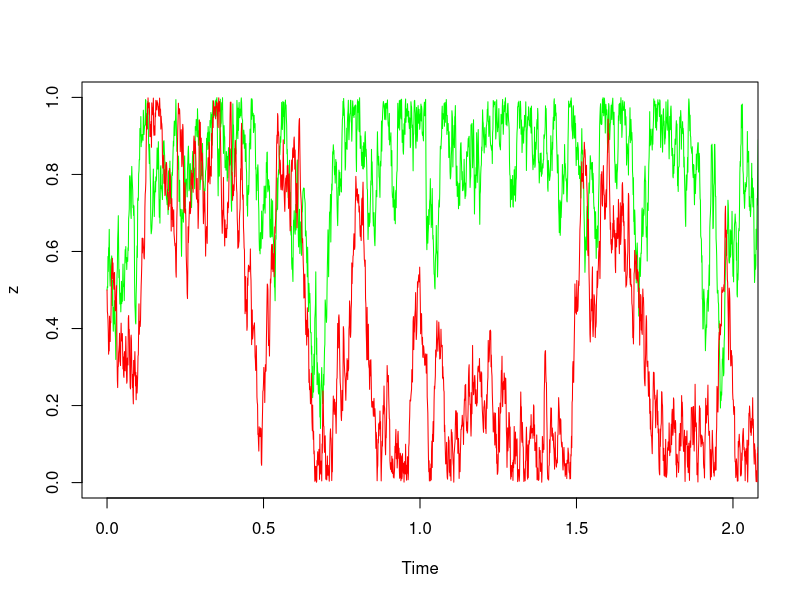
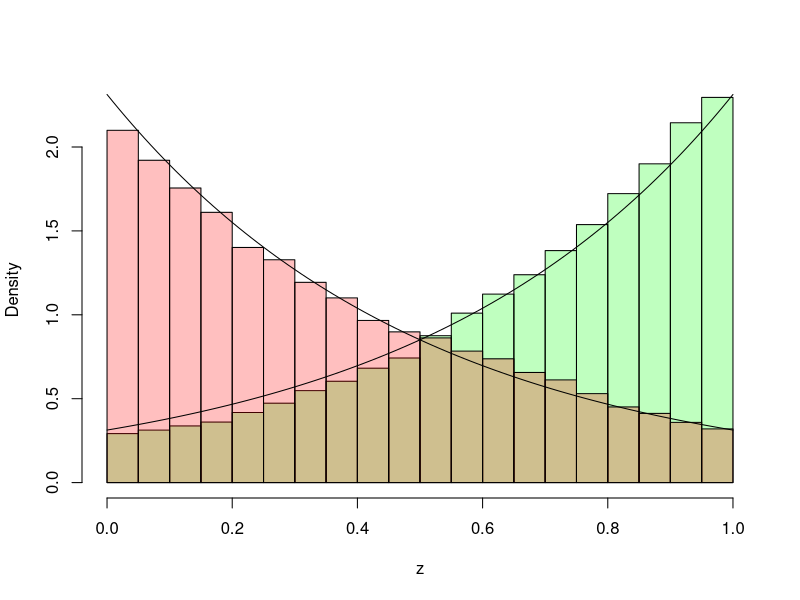
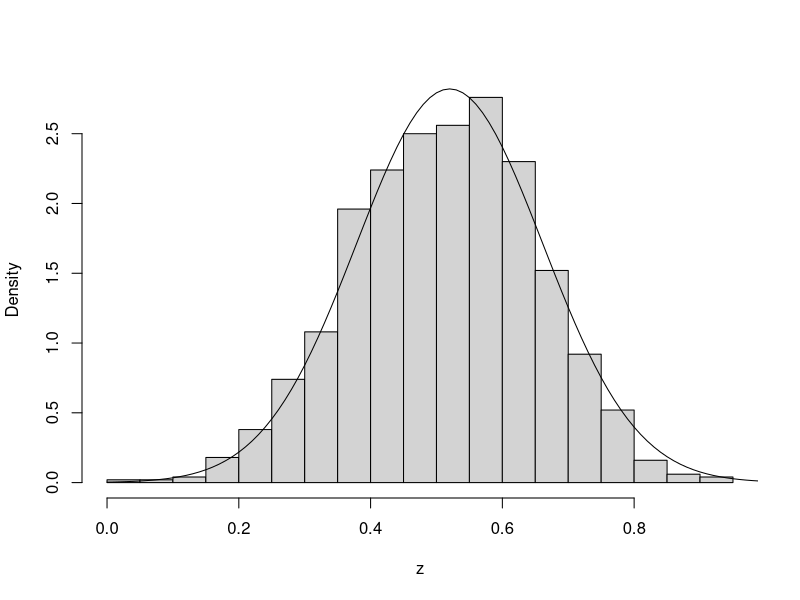
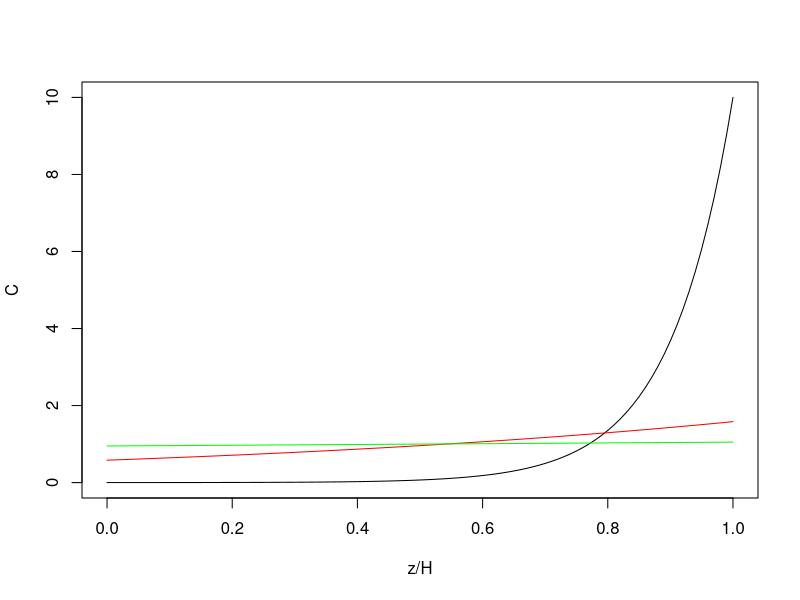
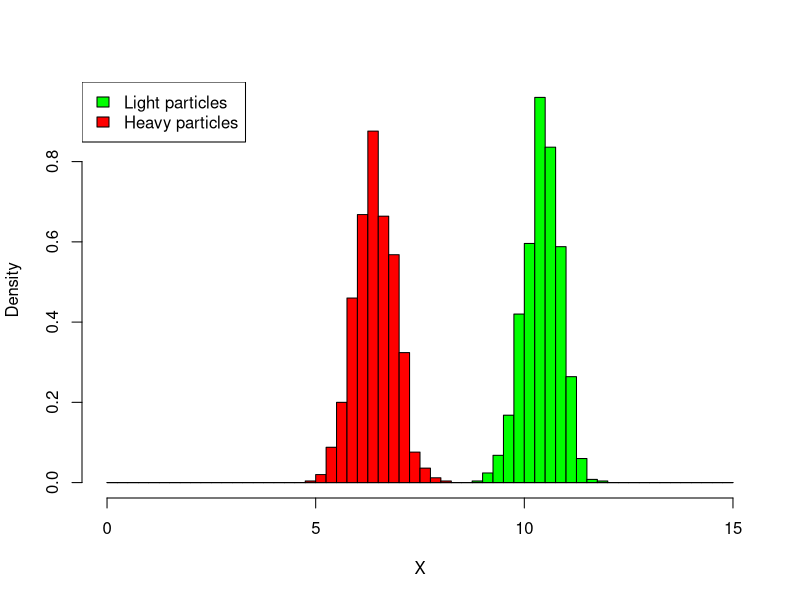

The R script that drew these images, in order:
## -----------------------------------------------------------------------------
## Main simulation loop of Np particles, simulation time Tstop, 
## time step dt,
## with floating velocity v and diffusivity D
EulerSim <- function(v=0,D=1,H=1,Tstop=10,dt=1e-3,Np=1,Z0=H/2,u=function(z)0)
{
  ## Simulation duration and time step
  Nt <- ceiling(Tstop/dt)+1

  ## Initialize horiz. and vert. position
  Z <- X <- array(NA,c(Nt,Np))
  X[1,] <- 0
  Z[1,] <- Z0

  ## Useful shorthands
  s <- sqrt(2*D*dt)
  vdt <- v*dt

  ## Main time loop
  for(i in 2:Nt)
    {
      ## Update vertical position; reflect at bottom
      Z[i,] <- abs(Z[i-1,] + vdt + rnorm(Np,sd=s))
      ## Reflect at surface
      Z[i,] <- H - abs(H-Z[i,])
      
      ## Update horizontal position 
      X[i,] <- X[i-1,] + u(Z[i,])*dt 
    }
  return(list(Z=Z,X=X))
}


## -----------------------------------------------------------------------------
Tlong <- 100
dt <- 1e-3 
v <- 2
H <- 1
D <- 1
VeryLongSimUp <- EulerSim(v=v,D=D,Tstop=Tlong,dt=dt,Np=1)
VeryLongSimDown <- EulerSim(v=-v,D=D,Tstop=Tlong,dt=dt,Np=1)


## -----------------------------------------------------------------------------
tv <- seq(0,Tlong,dt)
plot(tv,VeryLongSimUp$Z,type="l",col="green",xlab="Time",ylab="z",
     xlim=c(0,2))
lines(tv,VeryLongSimDown$Z,type="l",col="red")


## -----------------------------------------------------------------------------
breaks <- seq(0,H,length=21)
hist(VeryLongSimUp$Z,breaks=breaks,freq=FALSE,col=rgb(0,1,0,0.25),
     main="",xlab="z")
hist(VeryLongSimDown$Z,breaks=breaks,freq=FALSE,col=rgb(1,0,0,0.25),add=TRUE)
plot(function(z)exp(z*v/D)*v/D/(exp(v*H/D)-1),from=0,to=1,add=TRUE)
plot(function(z)-exp(z*-v/D)*v/D/(exp(-v*H/D)-1),from=0,to=1,add=TRUE)


## -----------------------------------------------------------------------------
## Simulate a short run; compare with Gaussian
Tshort <- 0.01
Np <- 1000
ShortSim <- EulerSim(v=v,D=D,H=H,Tstop=Tshort,dt=1e-4,Np=Np)
hist(tail(ShortSim$Z,1),freq=FALSE,breaks=21,xlab="z",main="")
plot(function(z)dnorm(z,mean=H/2+v*Tshort,sd=sqrt(2*D*Tshort)),
     from=0,to=1,add=TRUE)


## -----------------------------------------------------------------------------
Cs <- function(Pe)function(zp)exp(Pe*zp)*Pe/(exp(Pe)-1)

plot(Cs(10),from=0,to=1,ylim=c(0,10),xlab="z/H",ylab="C")
plot(Cs(1),from=0,to=1,add=TRUE,col="red")
plot(Cs(0.1),from=0,to=1,add=TRUE,col="green")


## -----------------------------------------------------------------------------
Np <- 1000

## Horiztonal flow field 
u <- function(z) log(1+3*z)

FloatSim <- EulerSim(v=v,D=D,Tstop=10,Np=Np,u=u)
SinkSim <- EulerSim(v=-v,D=D,Tstop=10,Np=Np,u=u)

hist(tail(FloatSim$X,1),breaks=seq(0,15,0.25),freq=FALSE,col="green",xlab="X",main="")
hist(tail(SinkSim$X,1),freq=FALSE,breaks=seq(0,15,0.25),add=TRUE,col="red")
legend(x="topleft",legend=c('Light particles','Heavy particles'),fill=c("green","red"))


## -----------------------------------------------------------------------------
meanFloat <- mean(tail(FloatSim$X,1))
varFloat <- var(as.numeric(tail(FloatSim$X,1)))
meanSink <- mean(tail(SinkSim$X,1))
varSink <- var(as.numeric(tail(SinkSim$X,1)))
      
tab <- array(c(meanFloat,meanSink,varFloat,varSink),c(2,2))
colnames(tab) <- c("Mean","Var")
rownames(tab) <- c("Float","Sink")
print(tab)
